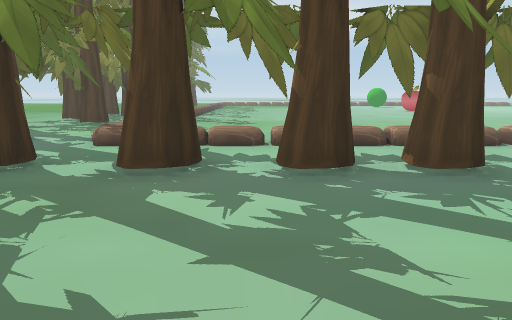
View 1 (above)

24 first-person views from a walk through a Unity game level. The camera is 1.2 m above the floor, tilts 10° down and sees 70° across. The floor is counted in squares, 1 m on a side. Each view is taken from the middle of a square. On the plan, view 1 faces up. The plan holds only what a view shows up to about 15 squares ahead; the rest is blank. The place goes on beyond the plan. The player is left out.

View 2
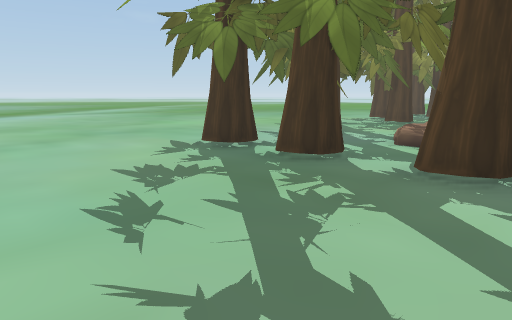

View 3
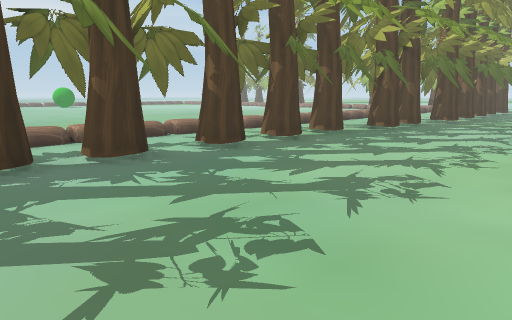

View 4
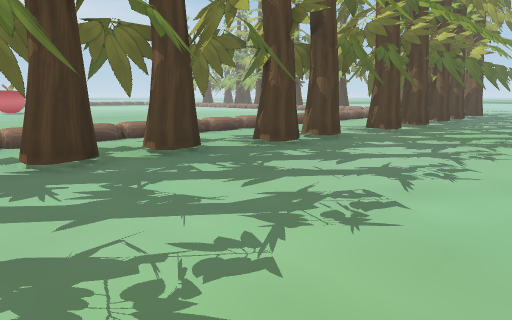

View 5
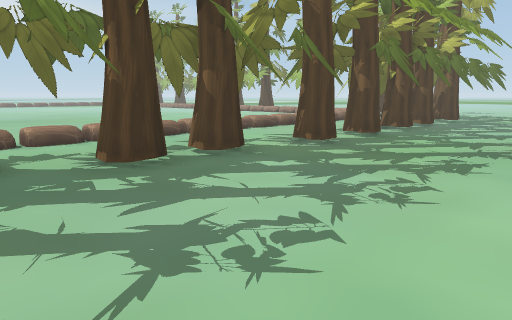

View 6
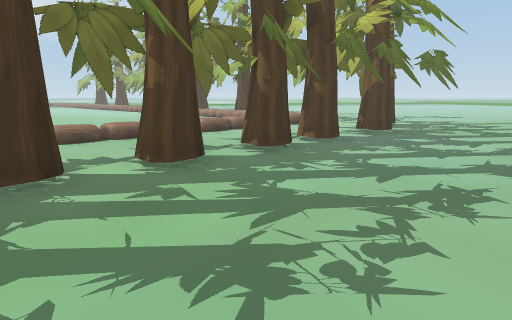

View 7
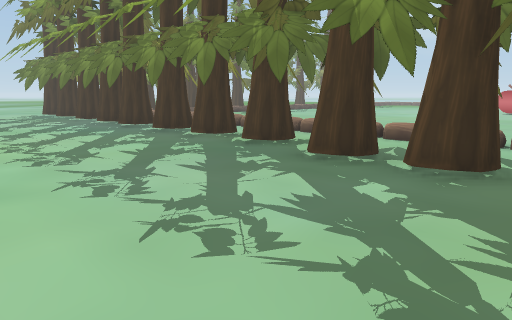

View 8
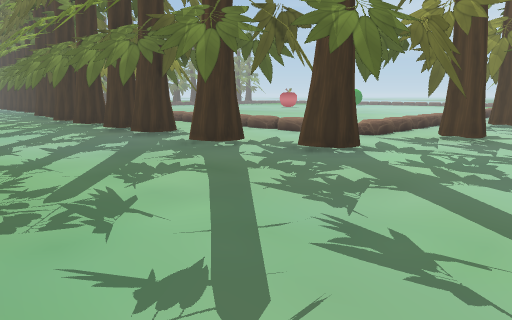

View 9
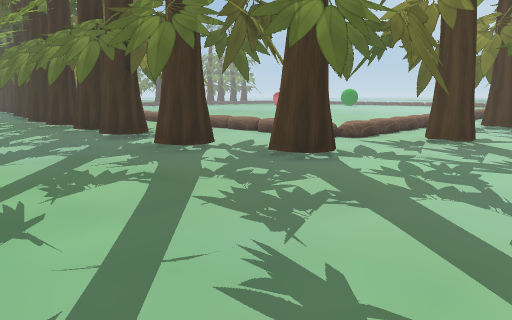

View 10
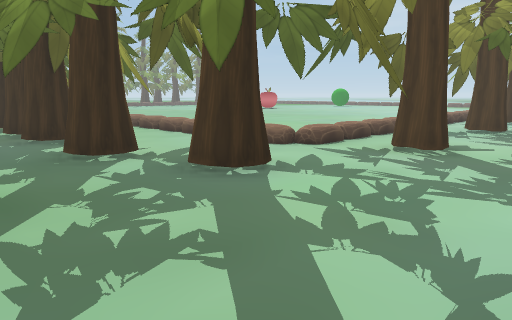

View 11
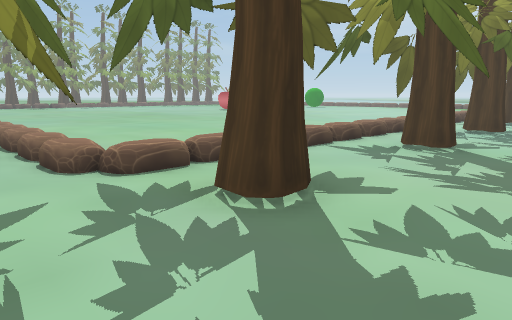

View 12
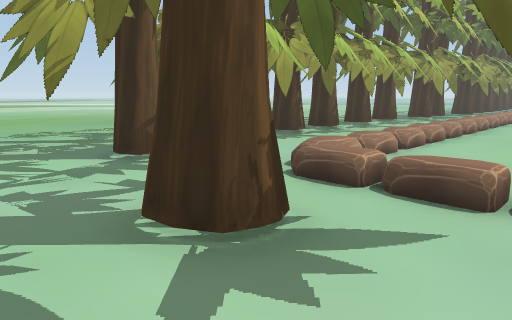

View 13
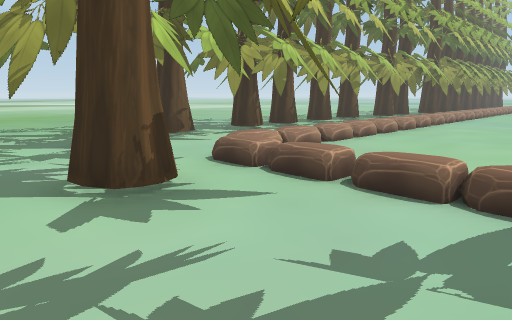

View 14
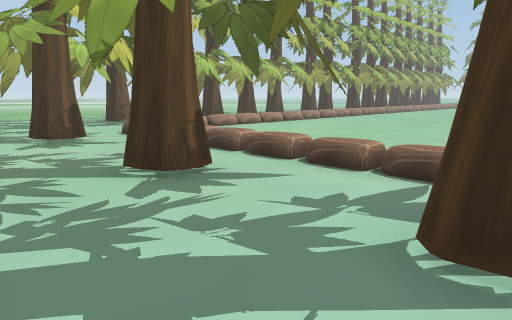

View 15
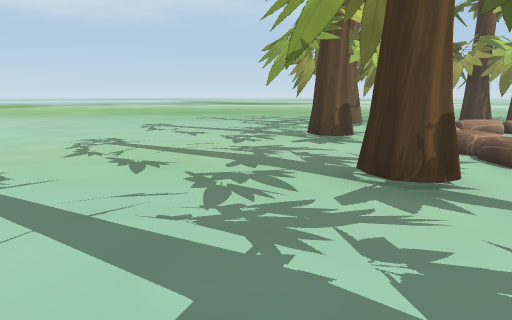

View 16
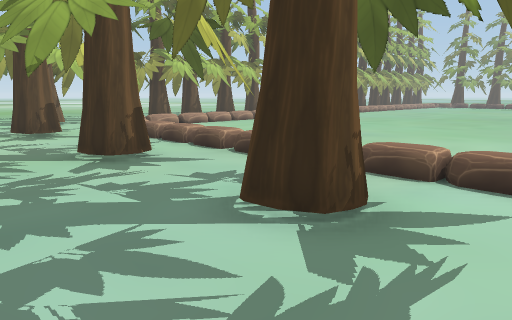

View 17
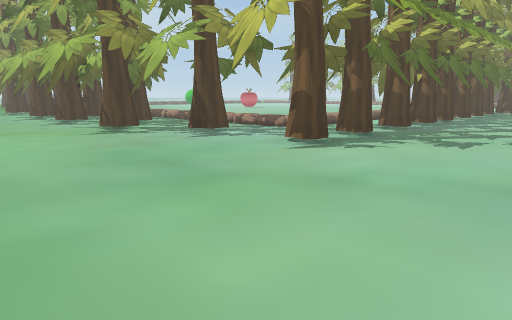

View 18
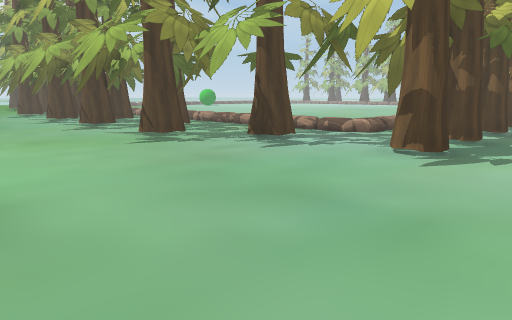

View 19
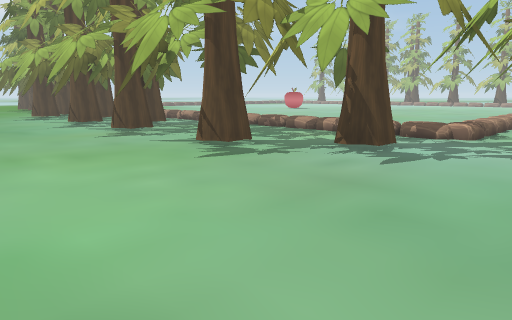

View 20
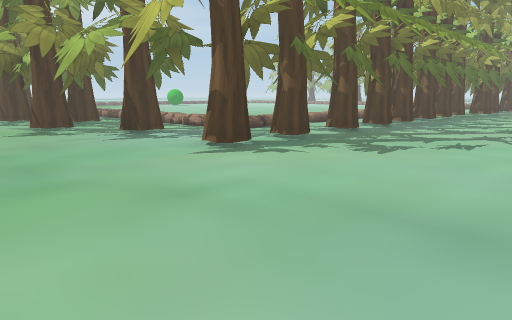

View 21
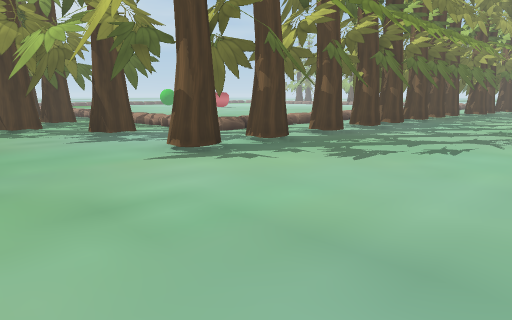

View 22
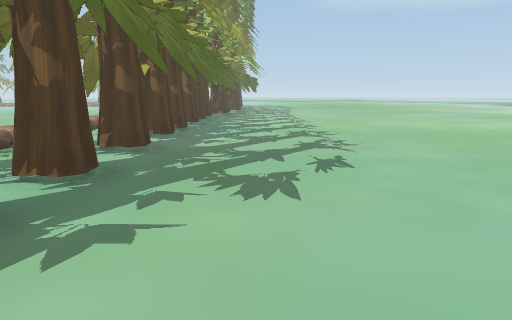

View 23
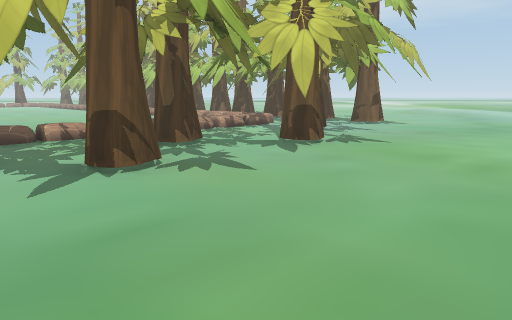

View 24
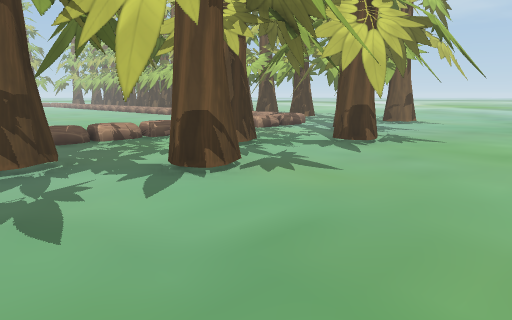

### Floor plan
Key: @ floor where view 1 was taken; # wall or solid block; . floor; / step, stairs or slope; T tree; O other object.
Columns run from 15 left of view 1 to 36 right of it. Each row starts with its distance up from view 1.
 23     T                                           O  .
 22  . TT T                                        ...
 21 . ..T T #                             .....    ##...
 20  ...T#T T                         .........    T#...
 19 ... T T   .O                      .........     TT..
 18 ...T  #TT TO                       ........  OTTTTT.
 17  ...T T   T                 ..      .......   T...T.
 16  ...  T #                   ..      .......   ..#...
 15  ...TTTTT      ..           ...     .......  T..T...
 14  .. T # T      ..           ...      ......  OT.....
 13  ..T  #        .            ..      ........  TTT ..
 12  ...T TTTTT                      ...........  T...T.
 11  ... TTT#                        ...........  ..#.T.
 10  ....T ##                        ........... T.##...
  9 ..... T#T #     TTT T    T  ///   //////////  T ....
  8 ...... TT T    T# T T  # T TT      T    T  T TTTTT..
  7  .....T.TT    T T   TT T T    T    TT #TTTTT T#..T..
  6 .....T..#TTTT## #T#### T########   T TT TTTTT.T#....
  5 ......T. TT T TTTT  TTTT   TT### T##T T##TT# .T..T..
  4 .........TTTT#TT.TTTT.T#TT TTTT ##.. TT T T ..T.T...
  3 ......... .. .. . . .. . ....T T ..T.T#TTTT..TT ....
  2 .................................. .. .    .. ......
  1  ...................................................
  0 . .............@.........................  .........
 -1   .....   ............ ... .... . ..        ...... .

Positions as (right, up) in squares from view 1, and headings:
1: (0, 0), facing up
2: (0, 0), facing up-left
3: (0, -1), facing up-right
4: (6, -1), facing up-right
5: (10, -1), facing up-right
6: (17, -1), facing up-right
7: (17, -1), facing up-left
8: (36, -1), facing up-left
9: (36, 0), facing up-left
10: (36, 2), facing up-left
11: (36, 7), facing up-left
12: (35, 13), facing down-left
13: (35, 15), facing down-left
14: (36, 21), facing down-left
15: (35, 21), facing down
16: (36, 23), facing down-left
17: (-15, 0), facing up-right
18: (-15, 3), facing up-right
19: (-15, 6), facing up-right
20: (-13, -1), facing up-right
21: (-12, -1), facing up-right
22: (-10, 3), facing right
23: (-15, 21), facing down-right
24: (-14, 22), facing down-right
